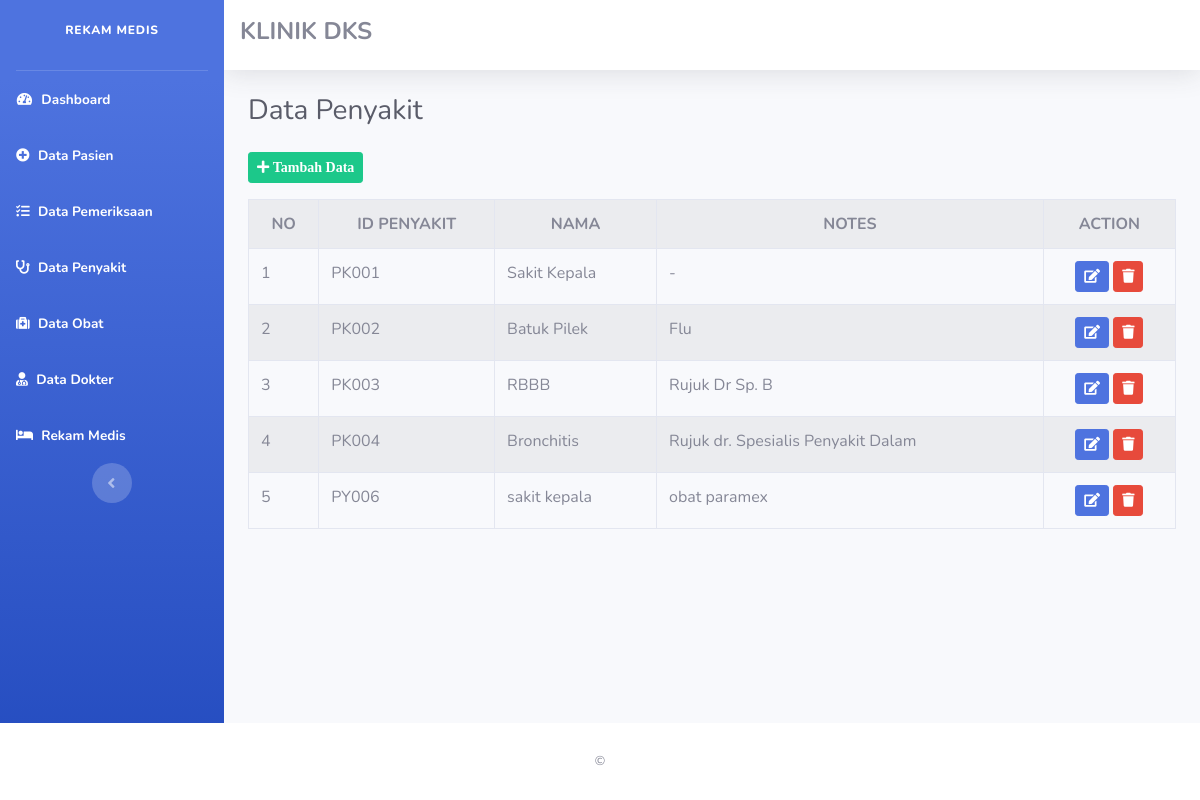
Page /index.php/data_penyakit on the committed database.
### tables this page shows
CREATE TABLE `data_penyakit` (
  `id_penyakit` varchar(8) NOT NULL,
  `nama_penyakit` varchar(40) NOT NULL,
  `notes` varchar(50) DEFAULT NULL
);

### application/controllers/Data_penyakit.php (called while the page is built, shortened)
<?php
class Data_Penyakit extends CI_Controller {
    public function index()
    {
        $data['title'] = "Data penyakit";
        $data['penyakit'] = $this->Rm_model->get_data('data_penyakit')->result();
        $this->load->view('templates/Header',$data);
        $this->load->view('templates/Sidebar');
        $this->load->view('Data_penyakit',$data);
        $this->load->view('templates/Footer');
    }
}
?>

### index.php (called while the page is built, shortened)
<?php
require_once BASEPATH.'core/CodeIgniter.php';

### application/models/Rm_model.php (called while the page is built, shortened)
<?php
class Rm_model extends CI_Model {
    public function get_data($table)
    {
       return $this->db->get($table);
    }
}
?>

### application/views/Data_penyakit.php (the view, shortened to what this page needs)
<div class="container-fluid">
<div class="d-sm-flex align-items-center justify-content-between mb-4">
    <h1 class="h3 mb-0 text-gray-800">Data Penyakit</h1>
</div>
<a class="btn btn-sm btn-success mb-3" href="<?php echo base_url('Data_penyakit/tambah_data') ?>">
            <i class ="fas fa-plus"> Tambah Data
            </i></a>
<table class ="table table-bordered table-striped" mt-2>
<tr>
            <th class="text-center"> NO </th>
            <th class="text-center"> ID PENYAKIT </th>
            <th class="text-center"> NAMA  </th>
            <th class="text-center"> NOTES  </th>
            <th class="text-center"> ACTION  </th>
           </tr>
           <?php $no=1; foreach($penyakit as $pk) : ?>
            <tr>
            <td> <?php echo $no++ ?> </td>
            <td> <?php echo $pk->id_penyakit ?> </td>
            <td> <?php echo $pk->nama_penyakit ?> </td>
            <td> <?php echo $pk->notes ?> </td>
            <td>
            <center> <a class="btn btn-sm btn-primary" href="<?php echo base_url('Data_penyakit/update_data/'.$pk->id_penyakit) ?>">
            <i class ="fas fa-edit">
            </i></a>
            <a onclick="return confirm('Yakin akan menghapus data ?')" class="btn btn-sm btn-danger" href="<?php echo base_url('Data_penyakit/delete_data/'.$pk->id_penyakit) ?>">
            <i class ="fas fa-trash">
            </i></a>
            </center>
            </td>
        </tr>
           <?php endforeach ?>
</table>
</div>

### application/views/templates/Header.php (shortened to what this page needs)
<!DOCTYPE html>
<html lang="en">
<head>
    <link href="<?php echo base_url() ?>/assets/vendor/fontawesome-free/css/all.min.css" rel="stylesheet" type="text/css">
    <link href="<?php echo base_url() ?>/assets/css/sb-admin-2.min.css" rel="stylesheet">
</head>

### application/views/templates/Sidebar.php (shortened to what this page needs)
<body id="page-top">
<div id="wrapper">
    <ul class="navbar-nav bg-gradient-primary sidebar sidebar-dark accordion" id="accordionSidebar">
        <a class="sidebar-brand d-flex align-items-center justify-content-center" href="index.html">
            <div class="sidebar-brand-text mx-3"><sup>REKAM MEDIS</sup></div>
        </a>
        <hr class="sidebar-divider my-0">
        <li class="nav-item active">
            <a class="nav-link" href="<?php echo base_url('dashboard') ?>">
                <i class="fas fa-fw fa-tachometer-alt"></i>
                <span>Dashboard</span></a>
        </li>
        <li class="nav-item active">
            <a class="nav-link" href="<?php echo base_url('data_pasien') ?>">
            <i class="fa fa-plus-circle"></i> <span>Data Pasien</span></a>
        </li>
         <li class="nav-item active">
            <a class="nav-link" href="<?php echo base_url('data_pemeriksaan') ?>">
            <i class="fa fa-tasks"></i> <span>Data Pemeriksaan</span></a>
        </li>
         <li class="nav-item active">
            <a class="nav-link" href="<?php echo base_url('data_penyakit') ?>">
            <i class="fa fa-stethoscope"></i> <span>Data Penyakit</span></a>
        </li>
         <li class="nav-item active">
            <a class="nav-link" href="<?php echo base_url('data_obat') ?>">
            <i class="fa fa-medkit"></i> <span>Data Obat</span>
            </a>
        </li>
        <li class="nav-item active">
            <a class="nav-link" href="<?php echo base_url('data_dokter') ?>">
            <i class="fa fa-user-md"></i> <span>Data Dokter</span>
            </a>
        </li>
        <li class="nav-item active">
            <a class="nav-link" href="<?php echo base_url('rekam_medis') ?>">
            <i class="fa fa-bed"></i> <span>Rekam Medis</span>
            </a>
        </li>
        <div class="text-center d-none d-md-inline">
            <button class="rounded-circle border-0" id="sidebarToggle"></button>
        </div>
    </ul>
    <div id="content-wrapper" class="d-flex flex-column">
        <div id="content">
            <nav class="navbar navbar-expand navbar-light bg-white topbar mb-4 static-top shadow">
               <h4 class='font-weight-bold'> KLINIK DKS </h4>
            </nav>

### application/views/templates/Footer.php (shortened to what this page needs)
<footer class="sticky-footer bg-white fixed-bottom">
                <div class="container my-auto">
                    <div class="copyright text-center my-auto">
                        <span> &copy; </span>
                    </div>
                </div>
            </footer>
        </div>
    </div>
</body>
</html>

### rows in the picture
data_penyakit: id_penyakit "PK001", nama_penyakit "Sakit Kepala", notes "-"
data_penyakit: id_penyakit "PK002", nama_penyakit "Batuk Pilek", notes "Flu"
data_penyakit: id_penyakit "PK003", nama_penyakit "RBBB", notes "Rujuk Dr Sp. B"
data_penyakit: id_penyakit "PK004", nama_penyakit "Bronchitis", notes "Rujuk dr. Spesialis Penyakit Dalam"
data_penyakit: id_penyakit "PY006", nama_penyakit "sakit kepala", notes "obat paramex"
